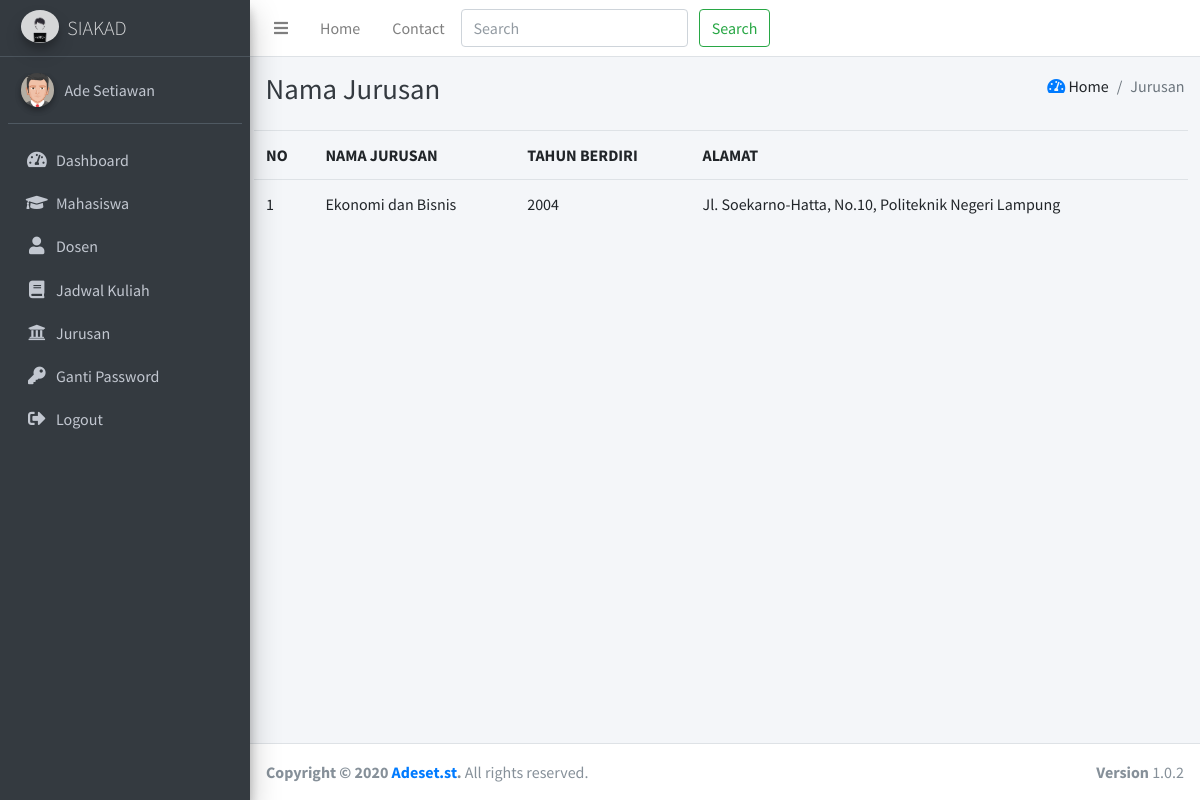
Page /index.php/jurusan on the committed database.
### tables this page shows
CREATE TABLE `tb_jurusan` (
  `id` int(11) NOT NULL,
  `nama` varchar(100) NOT NULL,
  `thn_berdiri` varchar(30) NOT NULL,
  `alamat` varchar(100) NOT NULL
);

### application/controllers/jurusan.php (called while the page is built, shortened)
<?php
class Jurusan extends CI_Controller {
        public function __construct()
        {
            $this->load->database();
        }
	public function index()
	{
        $data['jurusan']= $this->m_jurusan->tampil_data()->result();
        $this->load->view('templates/header');
        $this->load->view('templates/sidebar');
        $this->load->view('jurusan', $data);
        $this->load->view('templates/footer');
    }
}

### index.php (called while the page is built, shortened)
<?php
require_once BASEPATH.'core/CodeIgniter.php';

### application/models/m_jurusan.php (called while the page is built)
<?php
class M_jurusan extends CI_Model {
    public function tampil_data() {
       return $this->db->get('tb_jurusan');
    }
}

### application/views/jurusan.php (the view)
<div class="content-wrapper">
<div class="content-header">
      <div class="container-fluid">
        <div class="row mb-2">
          <div class="col-sm-6">
            <h1 class="m-0 text-dark">Nama Jurusan</h1>
          </div>
          <div class="col-sm-6">
            <ol class="breadcrumb float-sm-right">
              <li class="breadcrumb-item"><a href=""><i class=" fas fa-tachometer-alt"></i></a> Home</li>
              <li class="breadcrumb-item active">Jurusan</li>
            </ol>
          </div>
        </div>
      </div>
    </div>
    <section class="content">
        <table class="table ml-n1">
            <tr>
                <th>NO</th>
                <th>NAMA JURUSAN</th>
                <th>TAHUN BERDIRI</th>
                <th>ALAMAT</th>
            </tr>
            <?php
                $no = 1;
                foreach($jurusan as $jrs) :
            ?>
            <tr>
                <td><?php echo $no++ ?></td>
                <td><?php echo $jrs->nama ?></td>
                <td><?php echo $jrs->thn_berdiri ?></td>
                <td><?php echo $jrs->alamat ?></td>
            </tr>
                <?php endforeach; ?>
        </table>
    </section>
</div>

### rows in the picture
tb_jurusan: nama "Ekonomi dan Bisnis", thn_berdiri "2004", alamat "Jl. Soekarno-Hatta, No.10, Politeknik Negeri Lampung"
